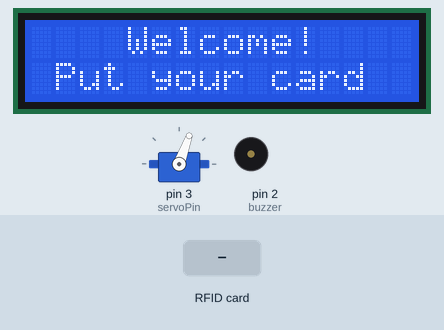
A sketch run on a simulated Arduino Uno, built with avr-gcc and run on an emulated ATmega328P. On the bench: servo, 16×2 character LCD, buzzer (waves = sounding, pin HIGH). The inputs (shaded band) are chosen by the test bench. Pins used as bus, display or sensor lines are not drawn; what the sketch prints to the serial monitor is not drawn.

Above: at 1.3 s.
1.4 s: RFID card C3 48 A6 36 held to the reader
At 1.68 s:
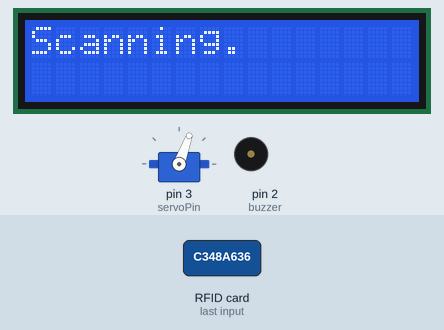
At 3.8 s:
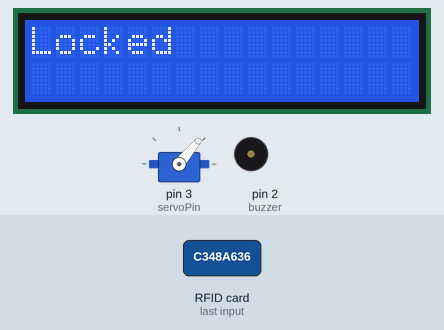
4.2 s: RFID card 5E 7A 19 C4 held to the reader
At 8.2 s:
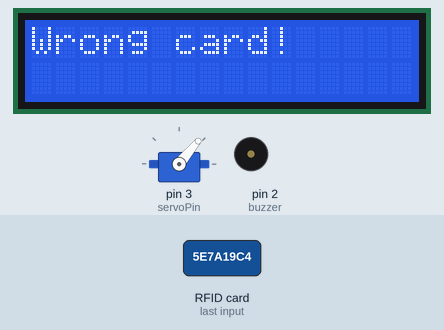
Timing chart, 0 to 9.7 s (numbered marks = the images above; inputs shaded):
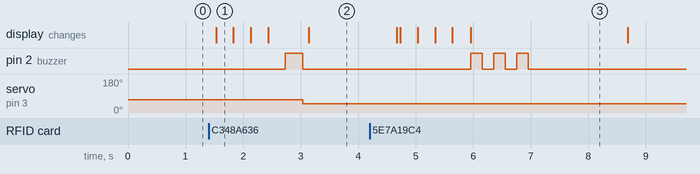

The sketch:

Serial_monitor_main_code.ino
```cpp
#include <Servo.h>
#include <LiquidCrystal_I2C.h>
#include <SPI.h>
#include <MFRC522.h>

#define SS_PIN 10
#define RST_PIN 9
#define buzzer 2
#define servoPin 3

// Updated UID for the keychain: C3 48 A6 36
String UID = "C3 48 A6 36";
byte lock = 0;
bool welcomePrinted = false;  // Flag to control welcome message display

Servo servo;
LiquidCrystal_I2C lcd(0x27, 16, 2);
MFRC522 rfid(SS_PIN, RST_PIN);

void displayWelcome() {
  lcd.clear();
  Serial.println("LCD: Screen cleared.");

  lcd.setCursor(4, 0);
  lcd.print("Welcome!");
  Serial.println("LCD: [4,0] Welcome!");

  lcd.setCursor(1, 1);
  lcd.print("Put your card");
  Serial.println("LCD: [1,1] Put your card");

  welcomePrinted = true;
}

void setup() {
  Serial.begin(9600);
  servo.attach(servoPin);
  servo.write(70);

  lcd.init();
  lcd.backlight();

  SPI.begin();
  rfid.PCD_Init();

  pinMode(buzzer, OUTPUT);

  // Initially, display the welcome message
  displayWelcome();
}

void loop() {
  // If no card is present and the welcome message hasn't been (re)printed, show it.
  if (!rfid.PICC_IsNewCardPresent()) {
    if (!welcomePrinted) {
      displayWelcome();
    }
    delay(100); // small delay to avoid spamming the loop
    return;
  } else {
    // Reset the flag once a card is detected so we can update the welcome message later.
    welcomePrinted = false;
  }

  if (!rfid.PICC_ReadCardSerial())
    return;

  // Card found: proceed with scanning
  lcd.clear();
  Serial.println("LCD: Screen cleared.");

  lcd.setCursor(0, 0);
  lcd.print("Scanning");
  Serial.println("LCD: [0,0] Scanning");

  Serial.print("NUID tag is :");
  String ID = "";
  for (byte i = 0; i < rfid.uid.size; i++) {
    lcd.print(".");

    ID.concat(String(rfid.uid.uidByte[i] < 0x10 ? " 0" : " "));
    ID.concat(String(rfid.uid.uidByte[i], HEX));

    Serial.print(" ");
    if (rfid.uid.uidByte[i] < 0x10) {
      Serial.print("0");
    }
    Serial.print(rfid.uid.uidByte[i], HEX);
    delay(300);
  }
  Serial.println();

  ID.toUpperCase();

  // Process recognized card for lock/unlock
  if (ID.substring(1) == UID && lock == 0) {
    digitalWrite(buzzer, HIGH);
    delay(300);
    digitalWrite(buzzer, LOW);
    servo.write(50);   // Move servo to the locked position
    delay(100);

    lcd.clear();
    Serial.println("LCD: Screen cleared.");

    lcd.setCursor(0, 0);
    lcd.print("Locked");
    Serial.println("LCD: [0,0] Locked");

    delay(1500);
    lcd.clear();
    Serial.println("LCD: Screen cleared.");
    lock = 1;
    displayWelcome();

  } else if (ID.substring(1) == UID && lock == 1) {
    digitalWrite(buzzer, HIGH);
    delay(300);
    digitalWrite(buzzer, LOW);
    servo.write(110);  // Move servo to the unlocked position
    delay(100);

    lcd.clear();
    Serial.println("LCD: Screen cleared.");

    lcd.setCursor(0, 0);
    lcd.print("Unlocked");
    Serial.println("LCD: [0,0] Unlocked");

    delay(1500);
    lcd.clear();
    Serial.println("LCD: Screen cleared.");
    lock = 0;
    displayWelcome();

  } else {
    // Wrong card detected; give error indication.
    lcd.clear();
    Serial.println("LCD: Screen cleared.");

    lcd.setCursor(0, 0);
    lcd.print("Wrong card!");
    Serial.println("LCD: [0,0] Wrong card!");

    digitalWrite(buzzer, HIGH);
    delay(200);
    digitalWrite(buzzer, LOW);
    delay(200);
    digitalWrite(buzzer, HIGH);
    delay(200);
    digitalWrite(buzzer, LOW);
    delay(200);
    digitalWrite(buzzer, HIGH);
    delay(200);
    digitalWrite(buzzer, LOW);
    delay(200);

    delay(1500);
    lcd.clear();
    Serial.println("LCD: Screen cleared.");
    displayWelcome();
  }
}
```

Measured:
- after the input at 1.4 s, pin 2 (buzzer): LOW → HIGH after 1.3 s, → LOW 0.30 s later; servo on pin 3 (servoPin): 70° → 50° after 1.6 s; the display: changes after 0.13 s (image 1)
- after the input at 4.2 s, pin 2 (buzzer): alternates HIGH for 0.20 s and LOW for 0.20 s, 6 changes in all, then stays LOW, starting after 1.8 s; the display: first differs from a run without the input after 0.54 s (image 3 shows a later state)
